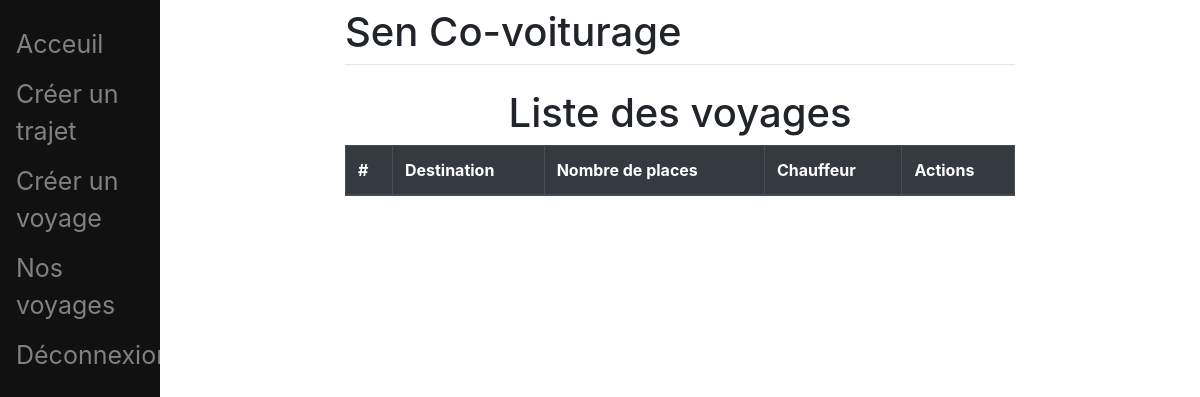
The app's page /index/, older data.
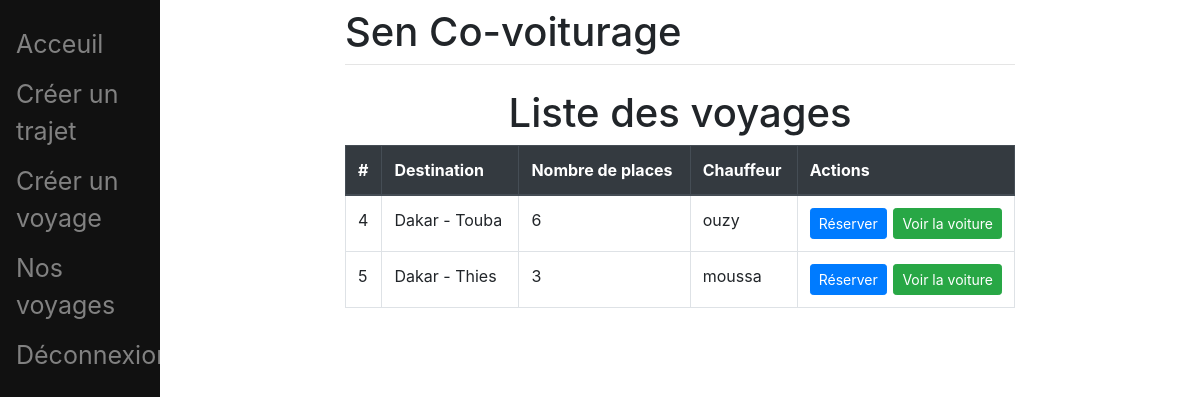
The same page, newer data.
### reservation/models.py (models this page shows)
class Conducteur(models.Model):
    conducteur = models.ForeignKey(User, on_delete=models.CASCADE)
    trajet = models.ForeignKey(Trajet, on_delete=models.CASCADE)
    nbre_place = models.IntegerField()
    image_car = models.ImageField(upload_to='images_car', blank=True)
    def __str__(self):
        return str(self.conducteur)

class Trajet(models.Model):
    depart = models.CharField(max_length=150)
    arrivee = models.CharField(max_length=150)
    prix = models.FloatField()
    def __str__(self):
        return self.depart + " - " + self.arrivee

### reservation/views.py (the view)
# urls.py: path("index/", views.index, name="index"),
def index(response):
	listeV = Conducteur.objects.all()
	user_id = response.user.id
	context = {'listeV': listeV, 'user_id':user_id}
	return render(response, "reservation/liste_voyages.html", context)

### reservation/templates/reservation/liste_voyages.html (shortened to what this page needs)
{% extends "reservation/base.html" %}
{% block content %}
	<h1 class="text-center">Liste des voyages</h1>
	<table class="table table-bordered">
        <thead class="thead-dark">
            <tr>
                <th scope="col">#</th>
                <th scope="col">Destination</th>
				<th scope="col">Nombre de places</th>
				<th scope="col">Chauffeur</th>
                <th scope="col">Actions</th>
            </tr>
		</thead>
		<tbody>
			{% for liste in listeV.all %}
				<tr>
					{% if liste.nbre_place > 0 %}
						<td>{{liste.id}}</td>
						<td>{{liste.trajet}}</td>
						<td>{{liste.nbre_place}}</td>
						<td>{{liste}}</td>
						<td class="text-center clearfix">
							<button type="button" class="btn btn-primary btn-sm float-left">
								<a href="{% url 'reserver' liste.trajet_id user.id liste.conducteur_id %}" class="text-white">Réserver</a>
							</button>
							<button type="button" class="btn btn-success btn-sm float-right">
								<a href="{% url 'infos_voyage' liste.id %}" class="text-white"
								target="_blank" rel="noopener noreferrer">Voir la voiture</a>
							</button>
						</td>
					{% endif %}
				</tr>
			{% endfor %}
		</tbody>
{% endblock %}

Row changes from the older to the newer data that the page shows:
added Conducteur: id "4", trajet "Dakar - Touba", nbre_place "6", conducteur.username "ouzy"
added Conducteur: id "5", trajet "Dakar - Thies", nbre_place "3", conducteur.username "moussa"
